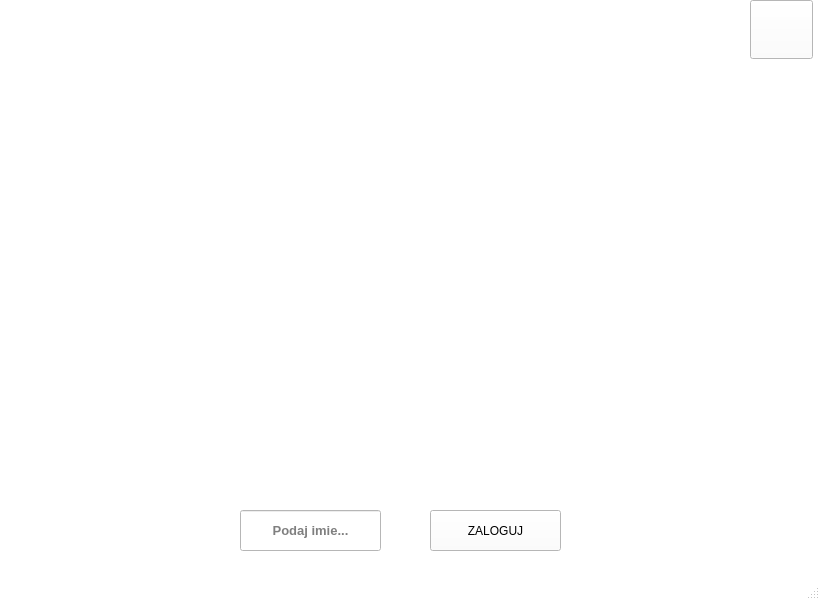
<?xml version="1.0" encoding="UTF-8"?>
<ui version="4.0">
 <class>MainWindow</class>
 <widget class="QMainWindow" name="MainWindow">
  <property name="geometry">
   <rect>
    <x>0</x>
    <y>0</y>
    <width>820</width>
    <height>600</height>
   </rect>
  </property>
  <property name="palette">
   <palette>
    <active>
     <colorrole role="Button">
      <brush brushstyle="SolidPattern">
       <color alpha="255">
        <red>255</red>
        <green>255</green>
        <blue>255</blue>
       </color>
      </brush>
     </colorrole>
     <colorrole role="Midlight">
      <brush brushstyle="SolidPattern">
       <color alpha="255">
        <red>255</red>
        <green>255</green>
        <blue>255</blue>
       </color>
      </brush>
     </colorrole>
     <colorrole role="Base">
      <brush brushstyle="SolidPattern">
       <color alpha="255">
        <red>255</red>
        <green>255</green>
        <blue>255</blue>
       </color>
      </brush>
     </colorrole>
     <colorrole role="Window">
      <brush brushstyle="SolidPattern">
       <color alpha="255">
        <red>255</red>
        <green>255</green>
        <blue>255</blue>
       </color>
      </brush>
     </colorrole>
    </active>
    <inactive>
     <colorrole role="Button">
      <brush brushstyle="SolidPattern">
       <color alpha="255">
        <red>255</red>
        <green>255</green>
        <blue>255</blue>
       </color>
      </brush>
     </colorrole>
     <colorrole role="Midlight">
      <brush brushstyle="SolidPattern">
       <color alpha="255">
        <red>255</red>
        <green>255</green>
        <blue>255</blue>
       </color>
      </brush>
     </colorrole>
     <colorrole role="Base">
      <brush brushstyle="SolidPattern">
       <color alpha="255">
        <red>255</red>
        <green>255</green>
        <blue>255</blue>
       </color>
      </brush>
     </colorrole>
     <colorrole role="Window">
      <brush brushstyle="SolidPattern">
       <color alpha="255">
        <red>255</red>
        <green>255</green>
        <blue>255</blue>
       </color>
      </brush>
     </colorrole>
    </inactive>
    <disabled>
     <colorrole role="Button">
      <brush brushstyle="SolidPattern">
       <color alpha="255">
        <red>255</red>
        <green>255</green>
        <blue>255</blue>
       </color>
      </brush>
     </colorrole>
     <colorrole role="Midlight">
      <brush brushstyle="SolidPattern">
       <color alpha="255">
        <red>255</red>
        <green>255</green>
        <blue>255</blue>
       </color>
      </brush>
     </colorrole>
     <colorrole role="Base">
      <brush brushstyle="SolidPattern">
       <color alpha="255">
        <red>255</red>
        <green>255</green>
        <blue>255</blue>
       </color>
      </brush>
     </colorrole>
     <colorrole role="Window">
      <brush brushstyle="SolidPattern">
       <color alpha="255">
        <red>255</red>
        <green>255</green>
        <blue>255</blue>
       </color>
      </brush>
     </colorrole>
    </disabled>
   </palette>
  </property>
  <property name="font">
   <font>
    <family>Arial</family>
   </font>
  </property>
  <property name="windowTitle">
   <string>MainWindow</string>
  </property>
  <widget class="QWidget" name="centralwidget">
   <widget class="QLabel" name="pict">
    <property name="geometry">
     <rect>
      <x>0</x>
      <y>0</y>
      <width>800</width>
      <height>501</height>
     </rect>
    </property>
    <property name="palette">
     <palette>
      <active>
       <colorrole role="Button">
        <brush brushstyle="SolidPattern">
         <color alpha="255">
          <red>255</red>
          <green>255</green>
          <blue>255</blue>
         </color>
        </brush>
       </colorrole>
       <colorrole role="Midlight">
        <brush brushstyle="SolidPattern">
         <color alpha="255">
          <red>255</red>
          <green>255</green>
          <blue>255</blue>
         </color>
        </brush>
       </colorrole>
       <colorrole role="Base">
        <brush brushstyle="SolidPattern">
         <color alpha="255">
          <red>255</red>
          <green>255</green>
          <blue>255</blue>
         </color>
        </brush>
       </colorrole>
       <colorrole role="Window">
        <brush brushstyle="SolidPattern">
         <color alpha="255">
          <red>255</red>
          <green>255</green>
          <blue>255</blue>
         </color>
        </brush>
       </colorrole>
       <colorrole role="AlternateBase">
        <brush brushstyle="SolidPattern">
         <color alpha="255">
          <red>255</red>
          <green>255</green>
          <blue>255</blue>
         </color>
        </brush>
       </colorrole>
      </active>
      <inactive>
       <colorrole role="Button">
        <brush brushstyle="SolidPattern">
         <color alpha="255">
          <red>255</red>
          <green>255</green>
          <blue>255</blue>
         </color>
        </brush>
       </colorrole>
       <colorrole role="Midlight">
        <brush brushstyle="SolidPattern">
         <color alpha="255">
          <red>255</red>
          <green>255</green>
          <blue>255</blue>
         </color>
        </brush>
       </colorrole>
       <colorrole role="Base">
        <brush brushstyle="SolidPattern">
         <color alpha="255">
          <red>255</red>
          <green>255</green>
          <blue>255</blue>
         </color>
        </brush>
       </colorrole>
       <colorrole role="Window">
        <brush brushstyle="SolidPattern">
         <color alpha="255">
          <red>255</red>
          <green>255</green>
          <blue>255</blue>
         </color>
        </brush>
       </colorrole>
       <colorrole role="AlternateBase">
        <brush brushstyle="SolidPattern">
         <color alpha="255">
          <red>255</red>
          <green>255</green>
          <blue>255</blue>
         </color>
        </brush>
       </colorrole>
      </inactive>
      <disabled>
       <colorrole role="Button">
        <brush brushstyle="SolidPattern">
         <color alpha="255">
          <red>255</red>
          <green>255</green>
          <blue>255</blue>
         </color>
        </brush>
       </colorrole>
       <colorrole role="Midlight">
        <brush brushstyle="SolidPattern">
         <color alpha="255">
          <red>255</red>
          <green>255</green>
          <blue>255</blue>
         </color>
        </brush>
       </colorrole>
       <colorrole role="Base">
        <brush brushstyle="SolidPattern">
         <color alpha="255">
          <red>255</red>
          <green>255</green>
          <blue>255</blue>
         </color>
        </brush>
       </colorrole>
       <colorrole role="Window">
        <brush brushstyle="SolidPattern">
         <color alpha="255">
          <red>255</red>
          <green>255</green>
          <blue>255</blue>
         </color>
        </brush>
       </colorrole>
       <colorrole role="AlternateBase">
        <brush brushstyle="SolidPattern">
         <color alpha="255">
          <red>255</red>
          <green>255</green>
          <blue>255</blue>
         </color>
        </brush>
       </colorrole>
      </disabled>
     </palette>
    </property>
    <property name="text">
     <string/>
    </property>
   </widget>
   <widget class="QPushButton" name="login">
    <property name="geometry">
     <rect>
      <x>430</x>
      <y>510</y>
      <width>131</width>
      <height>41</height>
     </rect>
    </property>
    <property name="palette">
     <palette>
      <active>
       <colorrole role="AlternateBase">
        <brush brushstyle="SolidPattern">
         <color alpha="255">
          <red>255</red>
          <green>255</green>
          <blue>255</blue>
         </color>
        </brush>
       </colorrole>
      </active>
      <inactive>
       <colorrole role="AlternateBase">
        <brush brushstyle="SolidPattern">
         <color alpha="255">
          <red>255</red>
          <green>255</green>
          <blue>255</blue>
         </color>
        </brush>
       </colorrole>
      </inactive>
      <disabled>
       <colorrole role="AlternateBase">
        <brush brushstyle="SolidPattern">
         <color alpha="255">
          <red>255</red>
          <green>255</green>
          <blue>255</blue>
         </color>
        </brush>
       </colorrole>
      </disabled>
     </palette>
    </property>
    <property name="text">
     <string>ZALOGUJ</string>
    </property>
    <property name="shortcut">
     <string>Return</string>
    </property>
   </widget>
   <widget class="QLineEdit" name="lineEdit">
    <property name="geometry">
     <rect>
      <x>240</x>
      <y>510</y>
      <width>141</width>
      <height>41</height>
     </rect>
    </property>
    <property name="font">
     <font>
      <family>Arial</family>
      <pointsize>10</pointsize>
      <weight>75</weight>
      <bold>true</bold>
     </font>
    </property>
    <property name="maxLength">
     <number>10</number>
    </property>
    <property name="alignment">
     <set>Qt::AlignCenter</set>
    </property>
    <property name="placeholderText">
     <string>Podaj imie...</string>
    </property>
    <property name="cursorMoveStyle">
     <enum>Qt::LogicalMoveStyle</enum>
    </property>
   </widget>
   <widget class="QPushButton" name="gitbut">
    <property name="geometry">
     <rect>
      <x>750</x>
      <y>0</y>
      <width>63</width>
      <height>59</height>
     </rect>
    </property>
    <property name="palette">
     <palette>
      <active>
       <colorrole role="WindowText">
        <brush brushstyle="SolidPattern">
         <color alpha="255">
          <red>255</red>
          <green>255</green>
          <blue>255</blue>
         </color>
        </brush>
       </colorrole>
       <colorrole role="Dark">
        <brush brushstyle="SolidPattern">
         <color alpha="255">
          <red>255</red>
          <green>255</green>
          <blue>255</blue>
         </color>
        </brush>
       </colorrole>
       <colorrole role="Mid">
        <brush brushstyle="SolidPattern">
         <color alpha="255">
          <red>255</red>
          <green>255</green>
          <blue>255</blue>
         </color>
        </brush>
       </colorrole>
       <colorrole role="Text">
        <brush brushstyle="SolidPattern">
         <color alpha="255">
          <red>0</red>
          <green>0</green>
          <blue>0</blue>
         </color>
        </brush>
       </colorrole>
       <colorrole role="ButtonText">
        <brush brushstyle="SolidPattern">
         <color alpha="255">
          <red>0</red>
          <green>0</green>
          <blue>0</blue>
         </color>
        </brush>
       </colorrole>
       <colorrole role="Shadow">
        <brush brushstyle="SolidPattern">
         <color alpha="255">
          <red>255</red>
          <green>255</green>
          <blue>255</blue>
         </color>
        </brush>
       </colorrole>
       <colorrole role="AlternateBase">
        <brush brushstyle="SolidPattern">
         <color alpha="255">
          <red>255</red>
          <green>255</green>
          <blue>255</blue>
         </color>
        </brush>
       </colorrole>
       <colorrole role="PlaceholderText">
        <brush brushstyle="SolidPattern">
         <color alpha="128">
          <red>0</red>
          <green>0</green>
          <blue>0</blue>
         </color>
        </brush>
       </colorrole>
      </active>
      <inactive>
       <colorrole role="WindowText">
        <brush brushstyle="SolidPattern">
         <color alpha="255">
          <red>255</red>
          <green>255</green>
          <blue>255</blue>
         </color>
        </brush>
       </colorrole>
       <colorrole role="Dark">
        <brush brushstyle="SolidPattern">
         <color alpha="255">
          <red>255</red>
          <green>255</green>
          <blue>255</blue>
         </color>
        </brush>
       </colorrole>
       <colorrole role="Mid">
        <brush brushstyle="SolidPattern">
         <color alpha="255">
          <red>255</red>
          <green>255</green>
          <blue>255</blue>
         </color>
        </brush>
       </colorrole>
       <colorrole role="Text">
        <brush brushstyle="SolidPattern">
         <color alpha="255">
          <red>0</red>
          <green>0</green>
          <blue>0</blue>
         </color>
        </brush>
       </colorrole>
       <colorrole role="ButtonText">
        <brush brushstyle="SolidPattern">
         <color alpha="255">
          <red>0</red>
          <green>0</green>
          <blue>0</blue>
         </color>
        </brush>
       </colorrole>
       <colorrole role="Shadow">
        <brush brushstyle="SolidPattern">
         <color alpha="255">
          <red>255</red>
          <green>255</green>
          <blue>255</blue>
         </color>
        </brush>
       </colorrole>
       <colorrole role="AlternateBase">
        <brush brushstyle="SolidPattern">
         <color alpha="255">
          <red>255</red>
          <green>255</green>
          <blue>255</blue>
         </color>
        </brush>
       </colorrole>
       <colorrole role="PlaceholderText">
        <brush brushstyle="SolidPattern">
         <color alpha="128">
          <red>0</red>
          <green>0</green>
          <blue>0</blue>
         </color>
        </brush>
       </colorrole>
      </inactive>
      <disabled>
       <colorrole role="WindowText">
        <brush brushstyle="SolidPattern">
         <color alpha="255">
          <red>255</red>
          <green>255</green>
          <blue>255</blue>
         </color>
        </brush>
       </colorrole>
       <colorrole role="Dark">
        <brush brushstyle="SolidPattern">
         <color alpha="255">
          <red>255</red>
          <green>255</green>
          <blue>255</blue>
         </color>
        </brush>
       </colorrole>
       <colorrole role="Mid">
        <brush brushstyle="SolidPattern">
         <color alpha="255">
          <red>255</red>
          <green>255</green>
          <blue>255</blue>
         </color>
        </brush>
       </colorrole>
       <colorrole role="Text">
        <brush brushstyle="SolidPattern">
         <color alpha="255">
          <red>255</red>
          <green>255</green>
          <blue>255</blue>
         </color>
        </brush>
       </colorrole>
       <colorrole role="ButtonText">
        <brush brushstyle="SolidPattern">
         <color alpha="255">
          <red>255</red>
          <green>255</green>
          <blue>255</blue>
         </color>
        </brush>
       </colorrole>
       <colorrole role="Shadow">
        <brush brushstyle="SolidPattern">
         <color alpha="255">
          <red>255</red>
          <green>255</green>
          <blue>255</blue>
         </color>
        </brush>
       </colorrole>
       <colorrole role="AlternateBase">
        <brush brushstyle="SolidPattern">
         <color alpha="255">
          <red>255</red>
          <green>255</green>
          <blue>255</blue>
         </color>
        </brush>
       </colorrole>
       <colorrole role="PlaceholderText">
        <brush brushstyle="SolidPattern">
         <color alpha="128">
          <red>0</red>
          <green>0</green>
          <blue>0</blue>
         </color>
        </brush>
       </colorrole>
      </disabled>
     </palette>
    </property>
    <property name="text">
     <string/>
    </property>
    <property name="icon">
     <iconset resource="starting_image.qrc">
      <normaloff>:/img/git.jpg</normaloff>:/img/git.jpg</iconset>
    </property>
    <property name="iconSize">
     <size>
      <width>65</width>
      <height>65</height>
     </size>
    </property>
   </widget>
  </widget>
  <widget class="QStatusBar" name="statusbar"/>
 </widget>
 <resources>
  <include location="starting_image.qrc"/>
 </resources>
 <connections/>
</ui>
